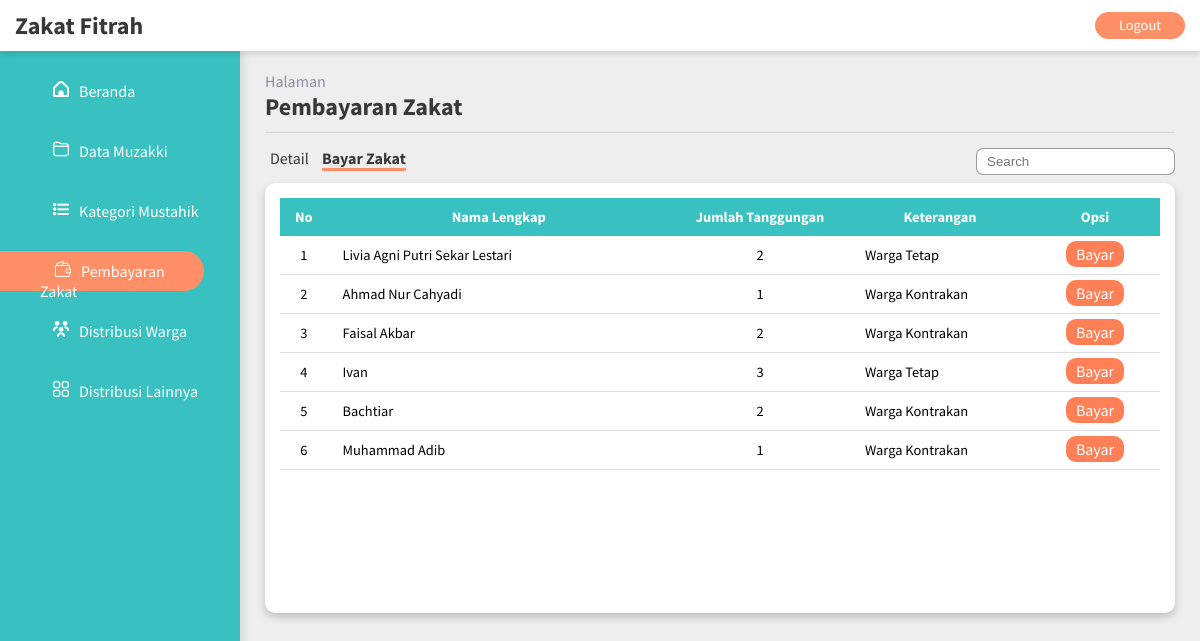
Page /pages/bayar_zakat/tambah_bayar_zakat.php on the committed database.
### tables this page shows
CREATE TABLE `pembayaran_zakat` (
  `id_bayar` int(5) NOT NULL,
  `nama_muzakki` varchar(100) DEFAULT NULL,
  `jumlah_tanggungan` int(10) DEFAULT NULL,
  `keterangan` varchar(25) DEFAULT NULL
);

### pages/bayar_zakat/tambah_bayar_zakat.php (the view, shortened to what this page needs)
<?php
include ('../../function.php');
?>
<!DOCTYPE html>
<html lang="id">
<head>
    <link rel="stylesheet" href="../../style/style.css">
    <link rel="stylesheet" href="../../assets/fontawesome/css/all.css">
</head>
<body>
<header>
    <div class="header-wrapper">
        <h2>Zakat Fitrah</h2>
        <a class="btn btn-danger" href="../../logout.php">Logout</a>
    </div>
</header>
<main>
    <div class="flex-container">
        <div class="sidemenu">
            <div class="menu">
                <a href="../../index.php"><img src="../../assets/img/home.png" class="menu-icon">Beranda</a>
            </div>
            <div class="menu">
                <a href="../muzakki/muzakki_page.php"><img src="../../assets/img/folder.png" class="menu-icon">Data Muzakki</a>
            </div>
            <div class="menu">
                <a href="../mustahik/mustahik_page.php"><img src="../../assets/img/list.png" class="menu-icon">Kategori Mustahik</a>
            </div>
            <div class="menu-active">
                <a href="bayar_zakat_pages.php"><img src="../../assets/img/wallet.png" class="menu-icon">Pembayaran Zakat</a>
            </div>
            <div class="menu">
                <a href="../distribusi_warga/distribusi_warga_page.php"><img src="../../assets/img/peoples.png" class="menu-icon">Distribusi Warga</a>
            </div>
            <div class="menu">
                <a href="../distribusi_lainnya/distribusi_lainnya_page.php"><img src="../../assets/img/menu.png" class="menu-icon">Distribusi Lainnya</a>
            </div>
        </div>
        <div class="content-area">
            <div class="page-title">
                <p>Halaman</p>
                <h2>Pembayaran Zakat</h2>
            </div>
            <div class="table-card">
                <a href="bayar_zakat_pages.php" class="tb-menu">Detail</a>
                <a href="tambah_bayar_zakat.php" class="tb-menu-active">Bayar Zakat</a>
                <form method="get" action="" class="search">
                    <input class="search-form" type="text" name="search" placeholder="Search">
                </form>
                <div class="table-card-2">
                    <div class="table-container">
                        <table class="content-table">
                            <thead>
                            <tr align="center">
                                <th style="width: 20px">No</th>
                                <th>Nama Lengkap</th>
                                <th>Jumlah Tanggungan</th>
                                <th>Keterangan</th>
                                <th>Opsi</th>
                            </tr>
                            </thead>
                            <tbody>
                            <?php
                            $no = 1;
                            $sql = $koneksi->query("select * from pembayaran_zakat");
                            while ($data = $sql->fetch_assoc()) {
                                ?>
                                <tr>
                                    <td align="center" style="width: 20px"><?php echo $no++;?></td>
                                    <td><?php echo $data['nama_muzakki'];?></td>
                                    <td style="width: 180px" align="center"><?php echo $data['jumlah_tanggungan'];?></td>
                                    <td style="width: 180px;"><?php echo $data['keterangan'];?></td>
                                    <td style="width: 130px;" align="center">
                                        <a href='form_bayar.php?id_bayar=<?php echo $data['id_bayar'] ?>' class="btn-pay">Bayar</a>
                                    </td>
                                </tr>
                            <?php } ?>
                            </tbody>
                        </table>
                    </div>
                </div>
            </div>
        </div>
    </div>
</main>
</body>
</html>

### style/style.css (style rules this page uses)
* { box-sizing: border-box; text-decoration: none; list-style-type: none; margin: 0; padding: 0; }
body { font-family: 'Source Sans Pro', sans-serif; background: #EEEEEE; }
header { position: sticky; top: 0; }
.header-wrapper { display: flex; justify-content: space-between; align-items: center; background-color: #ffffff; box-shadow: 0 4px 5px 0 rgba(0, 0, 0, 0.1); padding: 10px 15px; position: sticky; top: 0; }
.header-wrapper h2 { color: #383838; cursor: pointer; }
.btn { width: 90px; border-radius: 25px; padding: 10px; }
.btn-danger { color: #fff; background-color: #ff8f66; text-align: center; font-size: 0.9em; line-height: 0.5; }
.btn-pay { padding: 3px 10px; width: 100px; border-radius: 10px; color: #fff !important; background-color: #ff8056; text-align: center; font-size: 0.9em; line-height: 0; }
.flex-container { display: flex; height: 91.8vh; }
.sidemenu { width: 20%; height: 100%; box-shadow: 3px 0px 8px 0 rgba(0, 0, 0, 0.1); background-color: rgb(57, 192, 192); }
.menu { margin: 20px auto; width: 85%; height: 40px; padding: 10px 20px 5px 20px; }
.menu a { display: block; color: #ffffff; }
.menu-active { margin: 20px auto 20px 0; width: 85%; height: 40px; border-radius: 0 50px 50px 0; padding: 10px 20px 5px 40px; background-color: #ff8f66; }
.menu-active a { display: block; color: #ffffff; }
.menu-icon { margin: 0 10px 0 15px; }
.content-area { width: 80%; overflow: auto; padding: 0 25px 20px 25px; }
.page-title { width: 100%; border-bottom: 1px solid rgba(56, 56, 56, 0.15); }
.page-title p { margin-top: 20px; color: #8D8DAA; }
.page-title h2 { color: #383838; margin-bottom: 10px; }
.table-card { padding-top: 15px; }
.table-card a { color: #383838; font-size: 16px; margin: 0 5px; }
.tb-menu-active { font-weight: bold; border-bottom: 3px solid #ff8f66; }
.table-card-2 { width: 100%; height: 430px; background-color: #ffffff; border-radius: 10px; box-shadow: 0 4px 8px 0 rgba(0, 0, 0, 0.2); padding: 15px; margin-top: 15px; }
.table-container { width: 100%; height: 400px; padding: 0; overflow: auto; }
.content-table { border-collapse: collapse; margin: 0; font-size: 0.9em; width: 100%; }
.content-table thead { position: sticky; top: 0; }
.content-table thead tr { background-color: rgb(57, 192, 192); color: #ffffff; }
.content-table th, .content-table td { padding: 10px 15px; }
.content-table tbody tr td { border-bottom: 1px solid #ddd; }
.search { display: inline; float: right; }
.search-form { padding: 5px 10px; border-radius: 7px; border: 1px solid rgba(56, 56, 56, 0.5); }

### rows in the picture
pembayaran_zakat: nama_muzakki "Livia Agni Putri Sekar Lestari", jumlah_tanggungan "2", keterangan "Warga Tetap"
pembayaran_zakat: nama_muzakki "Ahmad Nur Cahyadi", jumlah_tanggungan "1", keterangan "Warga Kontrakan"
pembayaran_zakat: nama_muzakki "Faisal Akbar", jumlah_tanggungan "2", keterangan "Warga Kontrakan"
pembayaran_zakat: nama_muzakki "Ivan", jumlah_tanggungan "3", keterangan "Warga Tetap"
pembayaran_zakat: nama_muzakki "Bachtiar", jumlah_tanggungan "2", keterangan "Warga Kontrakan"
pembayaran_zakat: nama_muzakki "Muhammad Adib", jumlah_tanggungan "1", keterangan "Warga Kontrakan"
